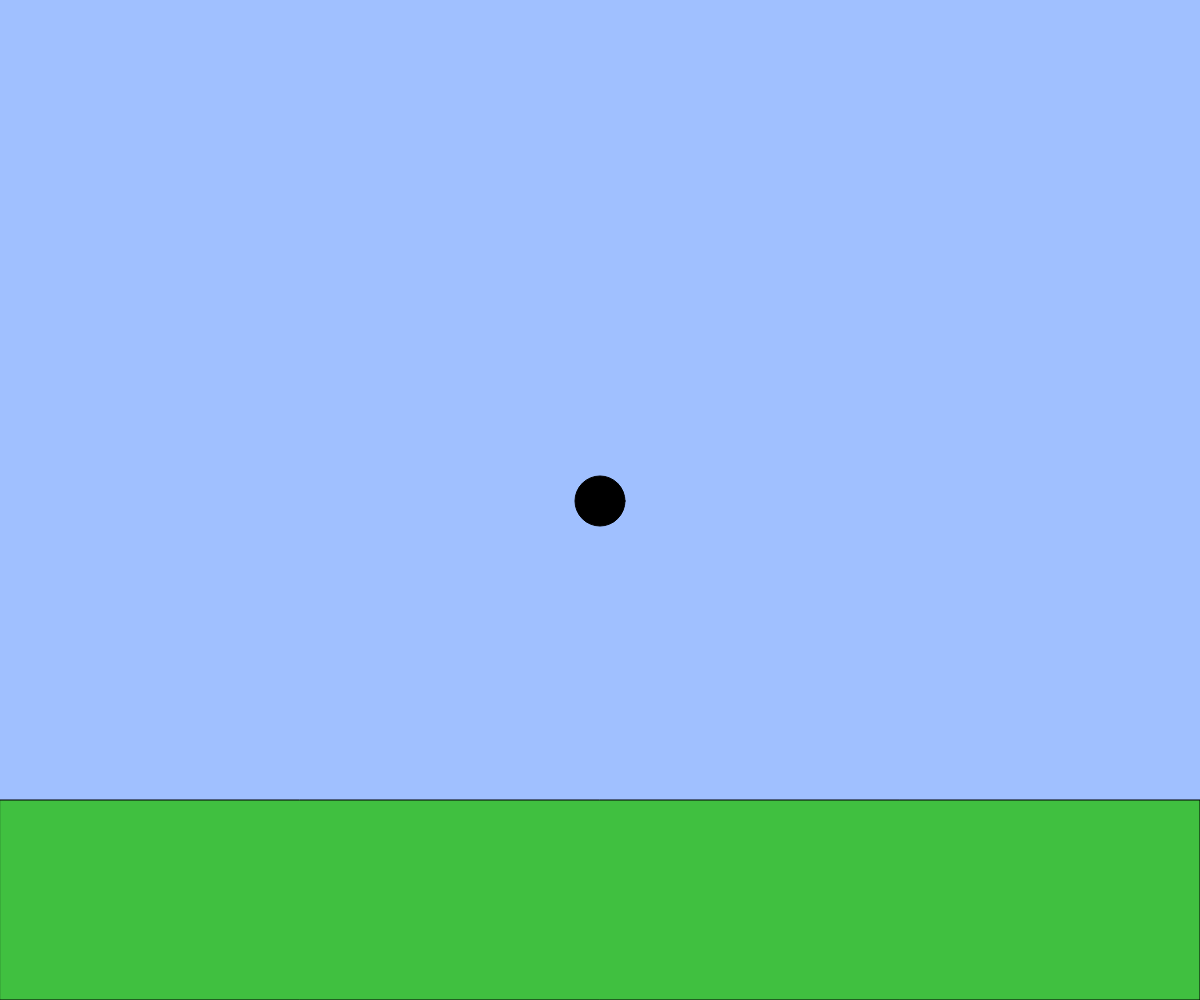
Frame 1 (no input)
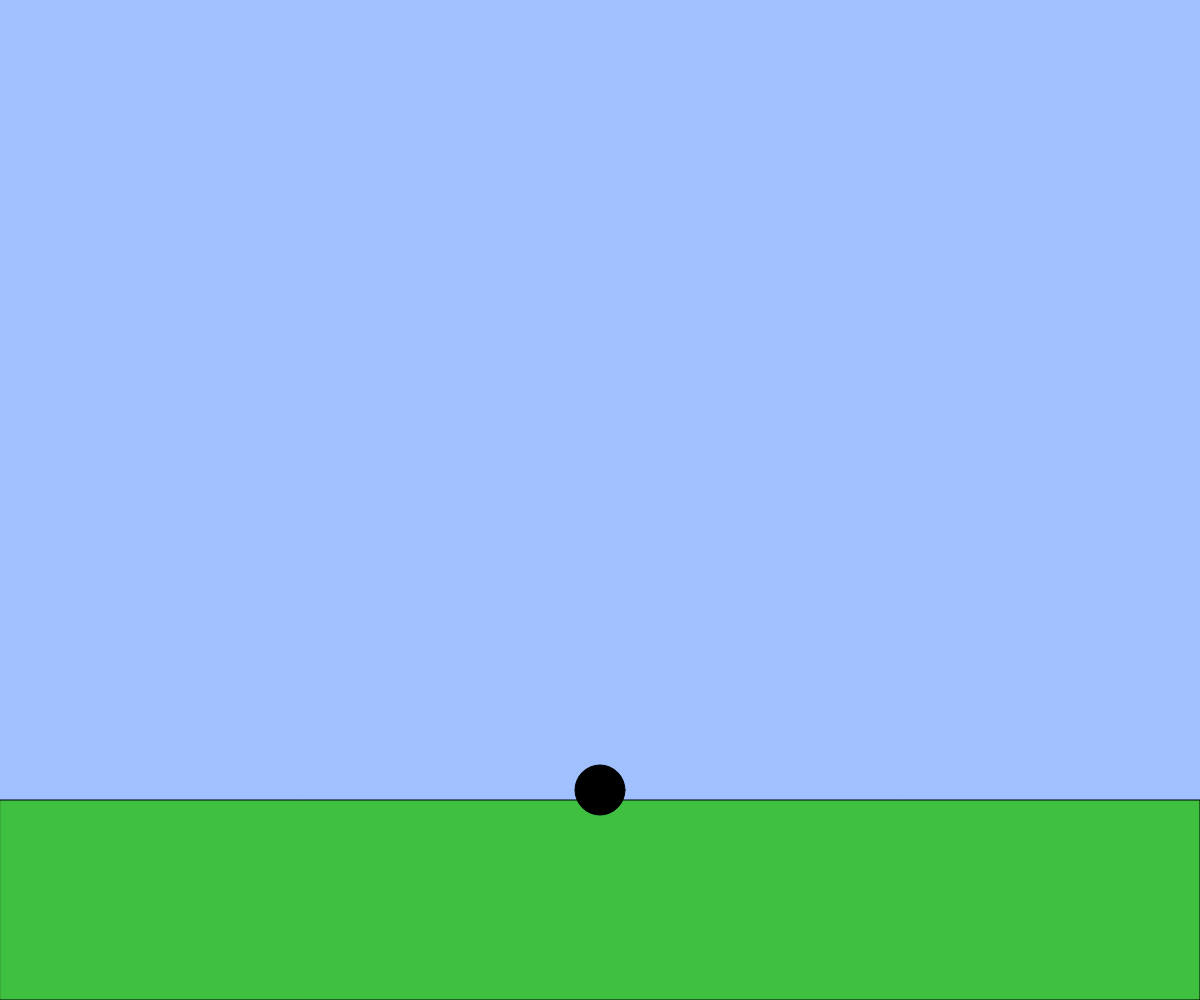
Frame 60 (no input)
Frame 120 (the mouse pressed at the canvas centre since frame 60): identical to frame 60, image omitted

The p5.js sketch that drew these frames (run headless with seeded random() and noise() and a simulated clock; from frame 60 on, the mouse is pressed at the canvas centre):

// p5.js sketch
// ── sketch.js
// 2D アニメーションゲームのようなインタラクション
let x, y;
let vx, vy;
const g = 1; //重力

function setup(){
  createCanvas(windowWidth, windowHeight);
  x = width / 2;
  y = height /2;
  vx = 0;
  vy = 0;
}

function windowResized(){
  resizeCanvas(windowWidth, windowHeight);
}

function draw(){
  background(160, 192, 255);
  const size = height * 0.05; // キャラクターのサイズ

  // 地面を描く
  const groundY = height * 0.8;
  fill(64, 192, 64);
  rect(0, groundY, width, height - groundY);

  // BLANK[1] キャラクターの左右移動
  if(keyIsDown(LEFT_ARROW)){x -= 5;}
  if(keyIsDown(RIGHT_ARROW)){x += 5;}
  if((keyIsDown("A".charCodeAt(0))) && keyIsDown(RIGHT_ARROW)){ x += 8;}
  if((keyIsDown("A".charCodeAt(0))) && keyIsDown(LEFT_ARROW)){ x += 8;}



  // BLANK[2] 重力とジャンプ
  let jamp_flag;
  jamp_flag = false; //スペースが押されたことによるフラグ
  const max_height = height/2;

  if(!jamp_flag){
    if(y <= groundY-size*0.5){
      vy += g;
    } else {
      vy = 0;
        if (keyIsDown((" ".charCodeAt(0)))){
          jamp_flag = true;
          vy -= 20; 
        } else if (y <= max_height){
          jamp_flag = false;
          }
      }
  }

  // 速くなりすぎないように制限
  vx = constrain(vx, -20, 20);
  vy = constrain(vy, -20, 20);

  // 位置を更新
  x += vx;
  y += vy;

  // キャラクターを描く
  fill(0);
  ellipse(x, y, size, size);
}
